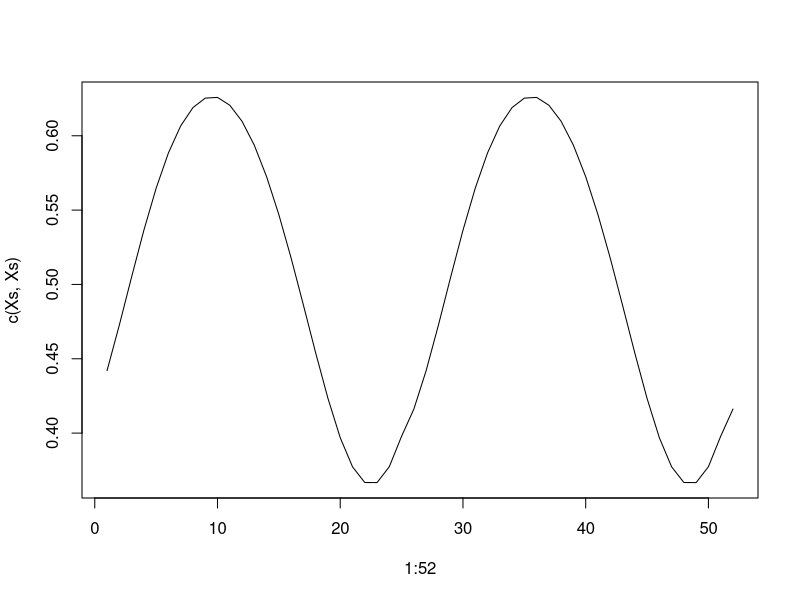
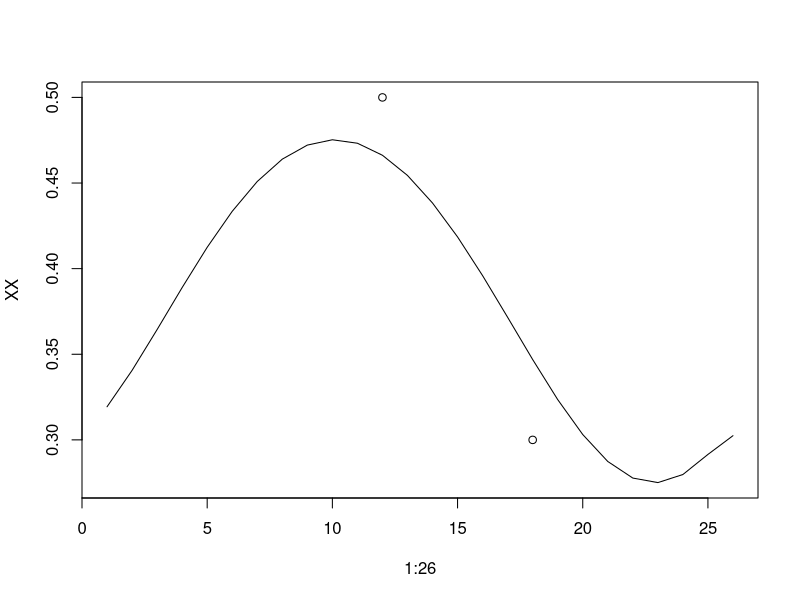

Write R code to recreate these figures, in order.
tt = seq(1, 365, length.out=26)
St = 1+sin(2*pi*tt/365)
#plot(tt, St, type = "l")

iterX = function(t, X, h, St, r=1/200){
  P = exp(-14*r)
  A = 1-exp(-14*St[1+(t%%26)]*h)
  P*X + A*(1-X)
}

yrX = function(X, h, St, r=1/200){
  Xs = rep(0,26)
  for(t in 1:26){
    X = iterX(t,X,h,St,r)
    Xs[t] = X
  }
  Xs
}

Xeq = function(h,St,r=1/200, tol = 0.0001){
  X0 = 0
  Xs = yrX(h/(h+r),h,St,r)
  while(abs(mean(X0)-mean(Xs)) > tol){
    X0 = Xs
    Xs = yrX(Xs[26],h,St,r) 
  }
  Xs
}

Xs = Xeq(2/365, St)
plot(1:52, c(Xs,Xs), type = "l")

pr2h = function(X,t,St,r=1/200, ltol=0.0001){
  #Xs = Xeq(1/365,St,r,tol)
  errf = function(h, X, t, St, r, ltol){
    sum((Xeq(h, St, r, ltol)[t] - X)^2)
  }
  optimize(errf, c(0,1), maximum = FALSE, X=X,t=t,St=St,r=r,ltol=ltol)$min
}

par(mfrow = c(1,1))
#xx = .5
xx=c(.5, .3)
#tt = 15
tt=c(12, 18)
h.est = pr2h(xx,tt, St)
XX = Xeq(h.est,St)
plot(1:26, XX, type = "l", ylim = range(xx, XX))
points(tt,xx)
